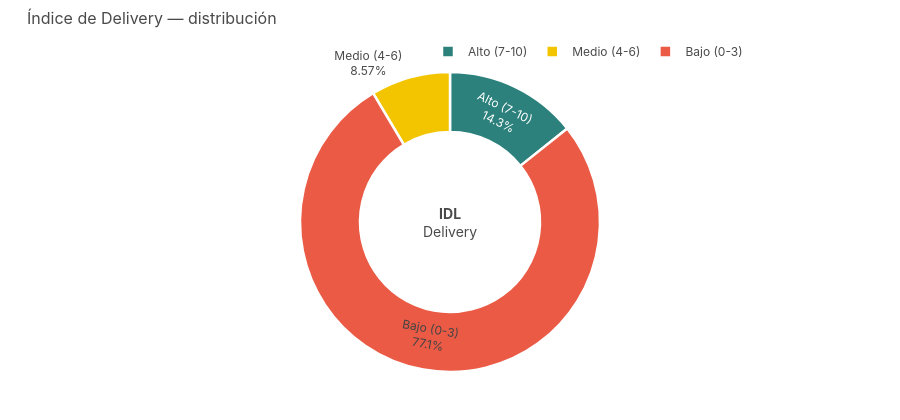

This figure's notebook cell:
### Markdown cell above
## G · Distribución IDL — Índice de Delivery
*Escena 6 — dona bajo/medio/alto*

### Code cell
# ── G · Distribución IDL (E6) ────────────────────────────────────────────────
idl_counts = df["Nivel IDL"].value_counts()
order_idl = ["Alto (7-10)", "Medio (4-6)", "Bajo (0-3)"]
order_idl_real = [o for o in order_idl if o in idl_counts.index]
idl_df = pd.DataFrame({"Nivel": order_idl_real,
                        "n": [idl_counts.get(o, 0) for o in order_idl_real]})
idl_df["pct"] = (idl_df["n"] / idl_df["n"].sum() * 100).round(1)

fig_idl = go.Figure(go.Pie(
    labels=idl_df["Nivel"], values=idl_df["n"],
    hole=0.60,
    marker=dict(colors=[VERDE_A, MOSTAZA, CORAL][:len(idl_df)],
                line=dict(color="white", width=2.5)),
    textinfo="label+percent",
    textfont=dict(size=12, family="Inter, Arial, sans-serif"),
    sort=False,
))
fig_idl.add_annotation(text="<b>IDL</b><br>Delivery",
                        x=0.5, y=0.5, showarrow=False,
                        font=dict(size=14, color=GRIS_T, family="Inter, Arial, sans-serif"),
                        align="center")
fig_idl.update_layout(**base_layout("Índice de Delivery — distribución", height=420, showlegend=True))
fig_idl.show()
fig_idl.write_html(os.path.join(OUTPUT_PATH, "G_dona_IDL.html"))
print("✓ G_IDL guardado")

### Figure 1 — Plotly figure (JSON) as saved in the notebook; plotly's stock layout.template omitted (floating-point values rounded to 4 significant figures)
{"data": [{"hole": 0.6, "labels": ["Alto (7-10)", "Medio (4-6)", "Bajo (0-3)"], "marker": {"colors": ["#2C817C", "#F2C500", "#EA5A45"], "line": {"color": "white", "width": 2.5}}, "sort": false, "textfont": {"family": "Inter, Arial, sans-serif", "size": 12}, "textinfo": "label+percent", "type": "pie", "values": [5, 3, 27]}], "layout": {"annotations": [{"align": "center", "font": {"color": "#4A4A4A", "family": "Inter, Arial, sans-serif", "size": 14}, "showarrow": false, "text": "<b>IDL</b><br>Delivery", "x": 0.5, "y": 0.5}], "font": {"color": "#4A4A4A", "family": "Inter, Arial, sans-serif", "size": 13}, "height": 420, "legend": {"font": {"size": 12}, "orientation": "h", "x": 1, "xanchor": "right", "y": 1.02, "yanchor": "bottom"}, "margin": {"b": 48, "l": 48, "r": 32, "t": 72}, "paper_bgcolor": "white", "plot_bgcolor": "#F7F6F3", "showlegend": true, "title": {"font": {"color": "#4A4A4A", "family": "Inter, Arial, sans-serif", "size": 16}, "text": "Índice de Delivery — distribución", "x": 0.03, "xanchor": "left", "y": 0.97}}}
